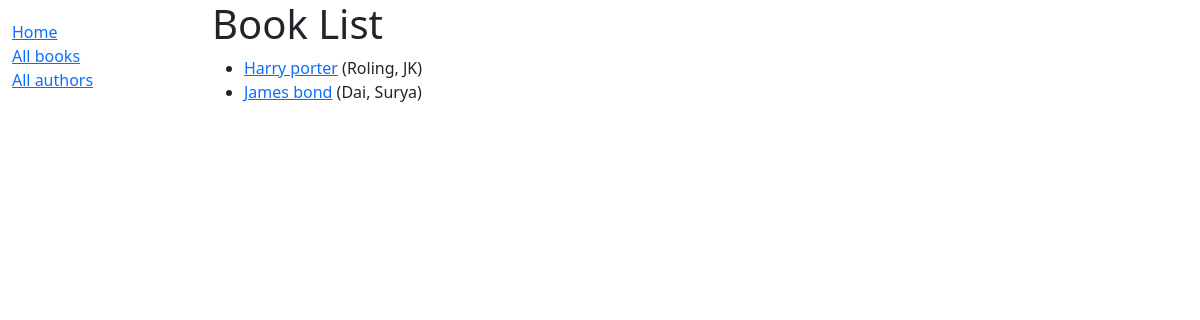
/catalog/books/, run on an earlier commit of the app's database.
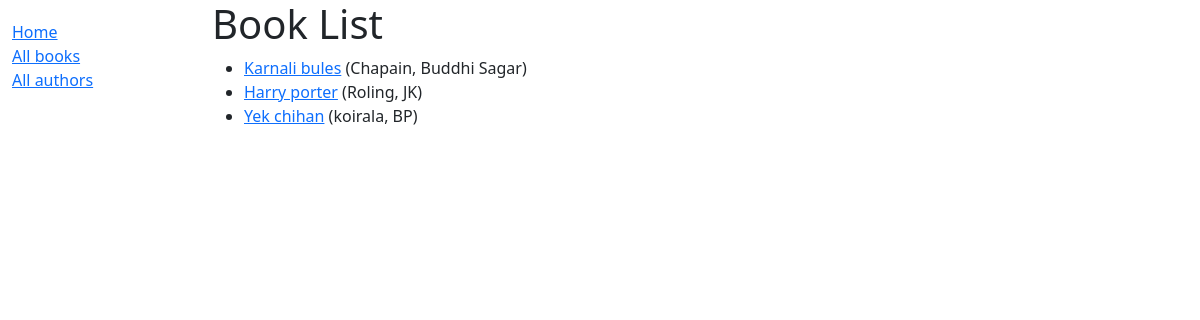
And on a later commit of the database.
### catalog/models.py (models this page shows, shortened)
class Book(models.Model):
    title = models.CharField(max_length=200)
    author = models.ForeignKey('Author', on_delete=models.PROTECT, null=True)
    summary = models.TextField(max_length=1000, help_text="Enter a brief desription of the book")
    isbn = models.CharField('ISBN', max_length=13, unique=True, help_text='13 Character <a href="https://www.isbn-international.org/content/what-isbn'
                                      '">ISBN number</a>')
    genre = models.ManyToManyField(Genre, help_text="Select a genre for this book")
    def display_genre(self):
        return ', '.join(genre.name for genre in self.genre.all()[:3])
    display_genre.short_description = 'Genre'
    def get_absolute_url(self):
        return reverse('book-detail', args=[str(self.id)])

class Author(models.Model):
    first_name = models.CharField(max_length=100)
    last_name = models.CharField(max_length=100)
    date_of_birth = models.DateField(null=True, blank=True)
    date_of_death = models.DateField(null=True, blank=True)
    class Meta:
        ordering = ['last_name', 'first_name']
    def __str__(self):
        return f'{self.last_name}, {self.first_name}'

### catalog/views.py (the view)
# urls.py: path('books/', views.BookListView.as_view(), name='books'),
class BookListView(generic.ListView):
    model = Book
    paginate_by = 5

### catalog/templates/catalog/book_list.html
{% extends "base_generic.html" %}
{% block content %}
  <h1>Book List</h1>
  {% if book_list %}
    <ul>
      {% for book in book_list %}
      <li>
        <a href="{{ book.get_absolute_url }}">{{ book.title }}</a>
        ({{book.author}})
      </li>
      {% endfor %}
    </ul>
  {% else %}
    <p>There are no books in the library.</p>
  {% endif %}
{% endblock %}

### catalog/templates/base_generic.html (shortened to what this page needs)
<!DOCTYPE html>
<html lang="en">
  <head>
    <link href="https://cdn.jsdelivr.net/npm/bootstrap@5.3.2/dist/css/bootstrap.min.css"
      rel="stylesheet"
>
    {% load static %}
    <link rel="stylesheet" href="{% static 'css/styles.css' %}" />
  </head>
  <body>
    <div class="container-fluid">
      <div class="row">
        <div class="col-sm-2">
          {% block sidebar %}
            <ul class="sidebar-nav">
              <li><a href="{% url 'index' %}">Home</a></li>
              <li><a href="">All books</a></li>
              <li><a href="">All authors</a></li>
            </ul>
          {% endblock %}
        </div>
        <div class="col-sm-10 ">{% block content %}{% endblock %}</div>
      </div>
    </div>
  </body>
</html>

What changed in the data, as far as the page shows it:
removed Book: title "James bond", author "Dai, Surya"
added Book: title "Karnali bules", author "Chapain, Buddhi Sagar"
added Book: title "Yek chihan", author "koirala, BP"
